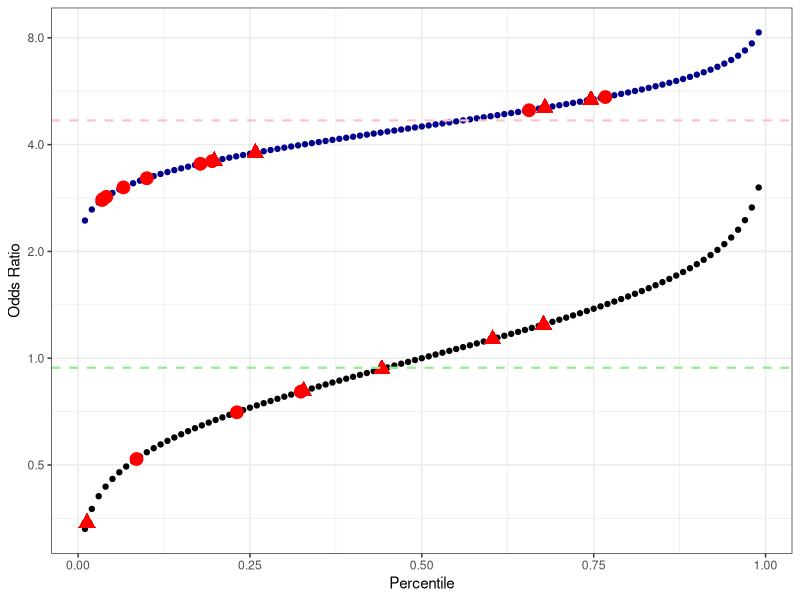
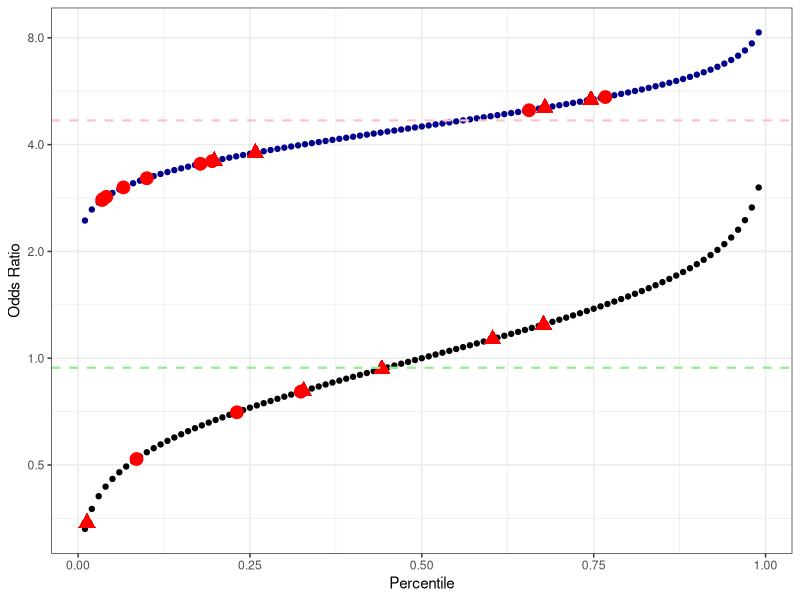

Here is the R script that generated these plots, in order:
library(lme4)
library(data.table)
library(dplyr)
library(ggplot2)

## with brca

## embryo simulation results

emb <- fread("./indivbrca_data_noids.csv")

## with original beta

emb <- emb %>%
    mutate(logOdds = beta_PRS*resid_zscore_EUR) %>%
    mutate(OR = exp(logOdds)*gene_OR)


df2 <- data.frame(percentile=rep(seq(.01, .99, by=.01), 2),
                  BRCA1_variant=c(rep(0, 99), rep(1, 99)),
                  Gene_Odds_Ratio=c(rep(1, 99), rep(4.5, 99)),
                  beta=c(rep(emb$beta_PRS[emb$BRCA=="negative"][1], 99),
                         rep(emb$beta_PRS[emb$BRCA=="positive"][1], 99)
                         )
                  )

df2 <- df2 %>%
    mutate(zscore = qnorm(percentile)) %>%
    mutate(OR = exp(zscore*beta)*Gene_Odds_Ratio)


### plot

ggplot() +
    geom_point(data=df2, aes(percentile, OR, color=factor(BRCA1_variant))) +
    scale_color_manual(values=c("black", "darkblue", "red", "red")) +
    geom_point(data=emb, aes(resid_percentile, OR, color=sex, shape=sex), size=4) +
    scale_shape_manual(values = c(19,17)) +
    scale_y_continuous(trans='log2') +
    geom_hline(yintercept=c(0.94, 1.04*4.5), linetype='dashed', color=c('lightgreen', 'pink'), size=0.75) +
    theme_bw() +
    theme(legend.position = "none") +
    xlab("Percentile") +
    ylab("Odds Ratio")


ggsave("brca1plotbOldORtriangle.png", dpi=600)





